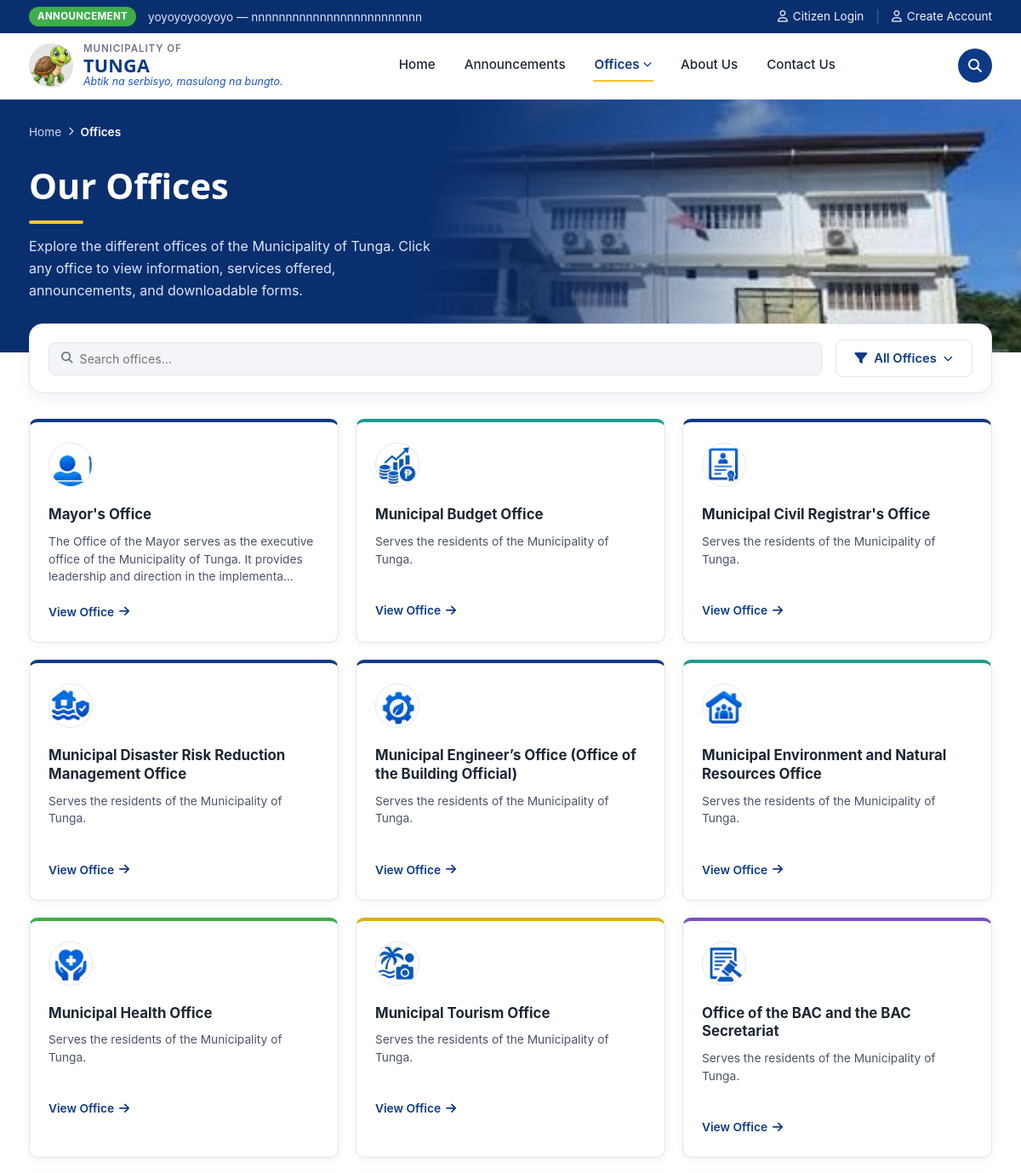
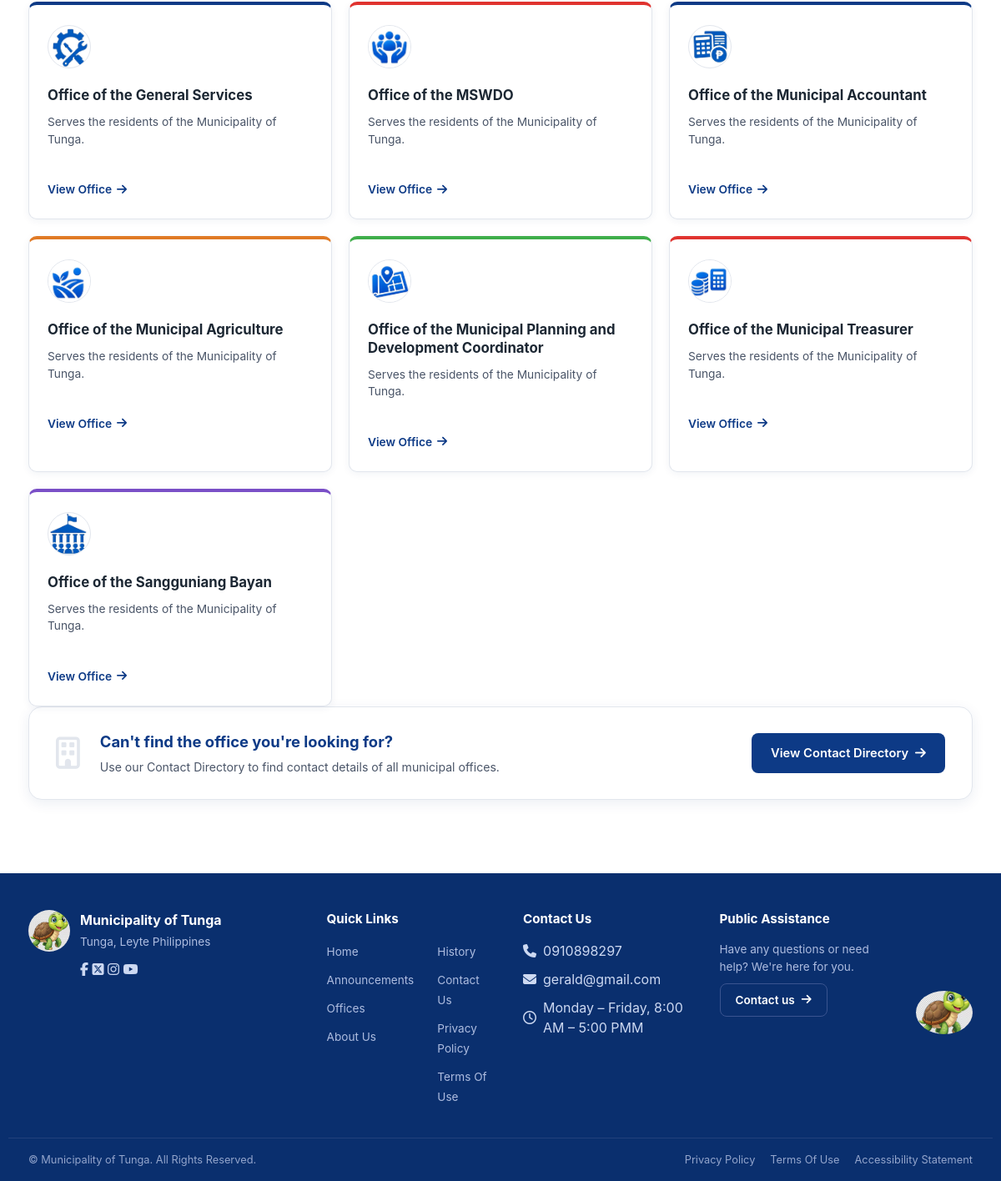
The page /offices/ on the database its author committed (2 pictures, top to bottom).
### office_dashboard/models.py (models this page shows, shortened)
class Announcement(models.Model):
    STATUS_CHOICES = [
        ("pending", "Pending Approval"),
        ("published", "Published"),
        ("reject", "Reject"),
        ("returned", "Returned"),
        ("archive", "Archived"),
    ]
    PRIORITY_CHOICES = [
        ("Normal", "Normal"),
        ("Low", "Low"),
        ("High", "High"),
        ("Urgent", "Urgent"),
    ]
    representative = models.ForeignKey(
        OfficeRepresentative,
        on_delete=models.CASCADE,
        related_name="announcements"
    )
    title = models.CharField(max_length=255)
    subtitle = models.CharField(
        max_length=255,
        blank=True
    )
    category = models.CharField(
        max_length=100,
        blank=True
    )
    content = models.TextField(
        blank=True
    )
    image = models.ImageField(
        upload_to="announcements/",
        blank=True,
        null=True
    )
    author = models.CharField(
        max_length=255,
        blank=True
    )
    date_posted = models.DateField(
        null=True,
        blank=True
    )
    expiration_date = models.DateTimeField(
        null=True,
        blank=True
    )
    last_updated = models.DateTimeField(auto_now=True)
    priority = models.CharField(
        max_length=20,
        choices=PRIORITY_CHOICES,
        default="Normal"
    )
    status = models.CharField(
        max_length=20,
        choices=STATUS_CHOICES,
        default="pending"
    )
    admin_note = models.TextField(blank=True)
    views = models.PositiveIntegerField(
        default=0
    )
    created_at = models.DateTimeField(
        auto_now_add=True
    )

### admin_dashboard/models.py (models this page shows, shortened)
class SiteContactInfo(models.Model):
    phone = models.CharField(max_length=50, blank=True)
    phone_local = models.CharField(max_length=50, blank=True)
    email = models.EmailField(blank=True)
    email_secondary = models.EmailField(blank=True)
    address = models.CharField(max_length=255, blank=True)
    facebook_name = models.CharField(max_length=150, blank=True)
    facebook_url = models.URLField(blank=True)
    office_hours = models.CharField(max_length=150, blank=True)
    logo = models.ImageField(upload_to="site/", blank=True, null=True)
    hero_banner = models.ImageField(upload_to="site/", blank=True, null=True)
    social_facebook = models.URLField(blank=True)
    social_twitter = models.URLField(blank=True)
    social_instagram = models.URLField(blank=True)
    social_youtube = models.URLField(blank=True)
    show_facebook_footer = models.BooleanField(default=True)
    show_twitter_footer = models.BooleanField(default=True)
    show_instagram_footer = models.BooleanField(default=True)
    show_youtube_footer = models.BooleanField(default=True)
    last_updated = models.DateTimeField(auto_now=True)
    class Meta:
        verbose_name = "Site Contact Information"
        verbose_name_plural = "Site Contact Information"
    @classmethod
    def get_solo(cls):
        obj, _ = cls.objects.get_or_create(pk=1, defaults={
            'phone': '(053) 456 789',
            'phone_local': 'Local 100',
            'email': 'tunga@gmail.com',
            'email_secondary': 'info@tunga.gov.ph',
            'address': '2nd Floor, Municipal Hall, Tunga, Leyte',
            'facebook_name': 'Municipality of Tunga - Official',
            'office_hours': 'Monday – Friday, 8:00 AM – 5:00 PM',
        })
        return obj

### offices/models.py (models this page shows, shortened)
class Office(models.Model):
    name = models.CharField(max_length=100)
    slug = models.SlugField(unique=True, max_length=150)
    logo = models.ImageField(upload_to="office_logos/", blank=True, null=True)
    about = models.TextField(blank=True)
    description = models.TextField(blank=True)
    head_name = models.CharField(max_length=255, blank=True)
    position_title = models.CharField(max_length=255, blank=True)
    office_hours = models.CharField(max_length=255, blank=True)
    location = models.CharField(max_length=255, blank=True)
    email = models.EmailField(blank=True)
    telephone = models.CharField(max_length=100, blank=True)
    service_pledge = models.TextField(blank=True)
    mandate = models.TextField(blank=True)
    vision = models.TextField(blank=True)
    mission = models.TextField(blank=True)
    goal = models.TextField(blank=True)
    objective = models.TextField(blank=True)
    hero_image = models.ImageField(
        upload_to="office_hero/",
        blank=True,
        null=True,
        help_text="Banner image shown at the top of this office's public page. Defaults to the standard municipal hall photo when empty.",
    )
    is_visible = models.BooleanField(
        default=True,
        help_text="Uncheck to hide this office from the public Offices page."
    )

### portal/views.py (the view)
# urls.py: path('offices/', views.offices, name='offices'),
def offices(request):
    office_list = (
        Office.objects
        .exclude(slug="lgu-super-admin")
        .filter(is_visible=True)
        .order_by("name")
    )
    for office in office_list:
        icon, color, icon_image = OFFICE_CARD_STYLE.get(office.slug, OFFICE_CARD_DEFAULT)
        office.card_icon = icon
        office.card_color = color
        office.card_image = icon_image
    return render(request, "offices/offices.html", {
        "office_list": office_list,
    })

### templates/offices/offices.html (shortened to what this page needs)
{% extends "base.html" %}
{% load static %}
{% block content %}
<section class="page-hero">
  <img src="{% static 'images/lgu_bldg.jpeg' %}" alt="Tunga Municipal Hall" class="page-hero__bg">
  <div class="page-hero__scrim"></div>
  <div class="page-hero__inner">
    <div class="breadcrumb"><a href="{% url 'home' %}">Home</a> <i class="fa-solid fa-chevron-right" style="font-size:.65rem"></i> <span class="current">Offices</span></div>
    <h1>Our Offices</h1>
    <p>Explore the different offices of the Municipality of Tunga. Click any office to view information, services offered, announcements, and downloadable forms.</p>
  </div>
</section>
<section class="offices-search-wrap">
  <div class="container">
    <div class="panel offices-search">
      <div class="search-input">
        <i class="fa-solid fa-magnifying-glass"></i>
        <input type="text" placeholder="Search offices...">
      </div>
      <button class="btn btn-outline filter-btn"><i class="fa-solid fa-filter"></i> All Offices <i class="fa-solid fa-chevron-down" style="font-size:.7rem"></i></button>
    </div>
  </div>
</section>
<section class="offices-list">
  <div class="container offices-grid">
    {% for office in office_list %}
    <a href="{% url 'office_detail' office.slug %}" class="office-card office-card--{{ office.card_color }}">
      {% if office.card_image %}
        <img src="{% static office.card_image %}" alt="{{ office.name }}" class="office-card__icon office-card__icon--img">
      {% else %}
        <i class="{{ office.card_icon }} office-card__icon"></i>
      {% endif %}
      <h3>{{ office.name }}</h3>
      <p>{{ office.about|default:"Serves the residents of the Municipality of Tunga."|truncatechars:140 }}</p>
      <span class="office-card__link">View Office <i class="fa-solid fa-arrow-right"></i></span>
    </a>
    {% empty %}
    <p style="grid-column:1/-1;text-align:center;color:var(--gray-400,#8a92ab);padding:24px 0;">No offices to show right now.</p>
    {% endfor %}
  </div>
  <div class="container">
    <div class="panel cta-panel">
      <i class="fa-regular fa-building cta-panel__icon"></i>
      <div class="cta-panel__text">
        <h3>Can't find the office you're looking for?</h3>
        <p>Use our Contact Directory to find contact details of all municipal offices.</p>
      </div>
      <a href="{% url 'contact' %}" class="btn btn-primary">View Contact Directory <i class="fa-solid fa-arrow-right"></i></a>
    </div>
  </div>
</section>
{% endblock %}

### templates/base.html (shortened to what this page needs)
{% load static %}
<!DOCTYPE html>
<html lang="en">
<head>
    <link rel="stylesheet" href="{% static 'css/base.css' %}">
    <link rel="stylesheet" href="{% static 'css/homepage.css' %}">
    <link rel="stylesheet" href="{% static 'css/offices.css' %}">
    <link rel="stylesheet" href="{% static 'css/announcements.css' %}">
    <link rel="stylesheet" href="{% static 'css/aboutus.css' %}">
    <link rel="stylesheet" href="{% static 'css/history.css' %}">
    <link rel="stylesheet" href="{% static 'css/contactus.css' %}">
    <link rel="stylesheet" href="{% static 'css/base.css' %}">
    <link rel="stylesheet" href="{% static 'css/auth.css' %}">
    <link rel="stylesheet" href="{% static 'css/mayorsoffice.css' %}">
    <link rel="stylesheet" href="https://cdnjs.cloudflare.com/ajax/libs/font-awesome/6.5.1/css/all.min.css">
</head>
<body>
  <header class="top-bar">
  <div class="container">
    <span class="top-bar__tag">Announcement</span>
    <span class="top-bar__msg-wrap">
      {% for a in ticker_announcements %}
        <span class="top-bar__msg{% if forloop.first %} top-bar__msg--active{% endif %}">{{ a.title }} — {{ a.subtitle|default:a.content|truncatewords:20 }}</span>
      {% empty %}
        <span class="top-bar__msg top-bar__msg--active">No announcements at this time.</span>
      {% endfor %}
    </span>
        <div class="top-bar__links">
          {% if user.is_authenticated %}
            <span class="top-bar__welcome">Welcome, {{ user.first_name|default:user.username }}</span>
            <span class="top-bar__divider">|</span>
            <div class="user-menu">
              <button type="button" class="user-menu__avatar" aria-label="Account menu">
                {{ user.first_name|default:user.username|slice:":1"|upper }}
              </button>
            </div>
          {% else %}
            <a href="{% url 'login' %}"><i class="fa-regular fa-user"></i> <span>Citizen Login</span></a>
            <span class="top-bar__divider">|</span>
            <a href="{% url 'signup' %}"><i class="fa-regular fa-user"></i> <span>Create Account</span></a>
          {% endif %}
        </div>
  </div>
</header>
<nav class="site-header">
  <div class="container">
    <a href="{% url 'home' %}" class="brand">
      <img src="{% if site_contact.logo %}{{ site_contact.logo.url }}{% else %}{% static 'images/tunga_leyte_logo.png' %}{% endif %}" alt="Municipality of Tunga Seal" class="brand__seal">
      <div class="brand__text">
        <div class="brand__label">MUNICIPALITY OF</div>
        <div class="brand__name">TUNGA</div>
        <div class="brand__tagline">Abtik na serbisyo, masulong na bungto.</div>
      </div>
    </a>
    <div class="main-nav">
      <a href="{% url 'home' %}" class="{% if request.resolver_match.url_name == 'home' %}active{% endif %}">Home</a>
      <a href="{% url 'announcement' %}" class="{% if request.resolver_match.url_name == 'announcement' %}active{% endif %}">Announcements</a>
      <a href="{% url 'offices' %}" class="{% if request.resolver_match.url_name == 'offices' %}active{% endif %}">Offices <i class="fa-solid fa-chevron-down" style="font-size:.65rem"></i></a>
      <a href="{% url 'about' %}" class="{% if request.resolver_match.url_name == 'about' %}active{% endif %}">About Us</a>
      <a href="{% url 'contact' %}" class="{% if request.resolver_match.url_name == 'contact' %}active{% endif %}">Contact Us</a>
    </div>
    <div class="nav-search-wrap">
      <button type="button" class="nav-search" id="navSearchToggle" aria-label="Open search" aria-expanded="false">
        <i class="fa-solid fa-magnifying-glass"></i>
      </button>
    </div>
  </div>
</nav>
<main>
    {% block content %}
    {% endblock %}
</main>
<footer class="site-footer">
  <div class="footer-main container">
    <div class="footer-brand">
      <img src="{% if site_contact.logo %}{{ site_contact.logo.url }}{% else %}{% static 'images/seal.svg' %}{% endif %}" alt="Municipality of Tunga seal" class="footer-brand__seal">
      <div>
          <h4>Municipality of Tunga</h4>
          <p>Tunga, Leyte Philippines</p>
          <div class="footer-social-icons">
            {% if site_contact.social_facebook and site_contact.show_facebook_footer %}
              <a href="{{ site_contact.social_facebook }}" target="_blank" rel="noopener" aria-label="Facebook"><i class="fa-brands fa-facebook-f"></i></a>
            {% endif %}
            {% if site_contact.social_twitter and site_contact.show_twitter_footer %}
              <a href="{{ site_contact.social_twitter }}" target="_blank" rel="noopener" aria-label="X (Twitter)"><i class="fa-brands fa-square-x-twitter"></i></a>
            {% endif %}
            {% if site_contact.social_instagram and site_contact.show_instagram_footer %}
              <a href="{{ site_contact.social_instagram }}" target="_blank" rel="noopener" aria-label="Instagram"><i class="fa-brands fa-instagram"></i></a>
            {% endif %}
            {% if site_contact.social_youtube and site_contact.show_youtube_footer %}
              <a href="{{ site_contact.social_youtube }}" target="_blank" rel="noopener" aria-label="YouTube"><i class="fa-brands fa-youtube"></i></a>
            {% endif %}
          </div>
      </div>
    </div>
    <div class="footer-col footer-col--links">
      <h5>Quick Links</h5>
      <div class="footer-col--links__grid">
        <ul>
          <li><a href="{% url 'home' %}">Home</a></li>
          <li><a href="{% url 'announcement' %}">Announcements</a></li>
          <li><a href="{% url 'offices' %}">Offices</a></li>
          <li><a href="{% url 'about' %}">About Us</a></li>
        </ul>
        <ul>
          <li><a href="{% url 'history' %}">History</a></li>
          <li><a href="{% url 'contact' %}">Contact Us</a></li>
          <li><a href="#">Privacy Policy</a></li>
          <li><a href="#">Terms Of Use</a></li>
        </ul>
      </div>
    </div>
    <div class="footer-col footer-col--contact">
      <h5>Contact Us</h5>
      <ul>
        <li><i class="fa-solid fa-phone"></i> {{ site_contact.phone }}</li>
        <li><i class="fa-solid fa-envelope"></i> {{ site_contact.email }}</li>
        <li><i class="fa-regular fa-clock"></i> {{ site_contact.office_hours }}</li>
      </ul>
    </div>
    <div class="footer-col footer-assist">
      <h5>Public Assistance</h5>
      <p>Have any questions or need help? We're here for you.</p>
      <a href="{% url 'contact' %}" class="btn">Contact us <i class="fa-solid fa-arrow-right"></i></a>
    </div>
    <div class="footer-badge">
      <img src="{% if site_contact.logo %}{{ site_contact.logo.url }}{% else %}{% static 'images/tunga_leyte_logo.png' %}{% endif %}" alt="Municipality of Tunga Seal" class="brand__seal">
    </div>
  </div>
  <div class="footer-bottom container">
    <span>&copy; Municipality of Tunga. All Rights Reserved.</span>
    <div class="footer-bottom__links">
      <a href="#">Privacy Policy</a>
      <a href="#">Terms Of Use</a>
      <a href="#">Accessibility Statement</a>
    </div>
  </div>
</footer>
</body>
</html>

### rows shown on the page
Announcement: title "yoyoyoyooyoyo", subtitle "nnnnnnnnnnnnnnnnnnnnnnnnn"
SiteContactInfo: logo (picture), phone "0910898297", email "gerald@gmail.com", office_hours "Monday – Friday, 8:00 AM – 5:00 PMM"
Office: shows a picture, name "Mayor's Office", about "The Office of the Mayor serves as the executive office of the Municipality of Tunga. It provides leadership and direction in the implementa…"
Office: shows a picture, name "Municipal Budget Office", about "Serves the residents of the Municipality of Tunga."
Office: shows a picture, name "Municipal Civil Registrar's Office", about "Serves the residents of the Municipality of Tunga."
Office: shows a picture, name "Municipal Disaster Risk Reduction Management Office", about "Serves the residents of the Municipality of Tunga."
Office: shows a picture, name "Municipal Engineer’s Office (Office of the Building Official)", about "Serves the residents of the Municipality of Tunga."
Office: shows a picture, name "Municipal Environment and Natural Resources Office", about "Serves the residents of the Municipality of Tunga."
Office: shows a picture, name "Municipal Health Office", about "Serves the residents of the Municipality of Tunga."
Office: shows a picture, name "Municipal Tourism Office", about "Serves the residents of the Municipality of Tunga."
Office: shows a picture, name "Office of the BAC and the BAC Secretariat", about "Serves the residents of the Municipality of Tunga."
Office: shows a picture, name "Office of the General Services", about "Serves the residents of the Municipality of Tunga."
Office: shows a picture, name "Office of the MSWDO", about "Serves the residents of the Municipality of Tunga."
Office: shows a picture, name "Office of the Municipal Accountant", about "Serves the residents of the Municipality of Tunga."
Office: shows a picture, name "Office of the Municipal Agriculture", about "Serves the residents of the Municipality of Tunga."
Office: shows a picture, name "Office of the Municipal Planning and Development Coordinator", about "Serves the residents of the Municipality of Tunga."
Office: shows a picture, name "Office of the Municipal Treasurer", about "Serves the residents of the Municipality of Tunga."
Office: shows a picture, name "Office of the Sangguniang Bayan", about "Serves the residents of the Municipality of Tunga."
